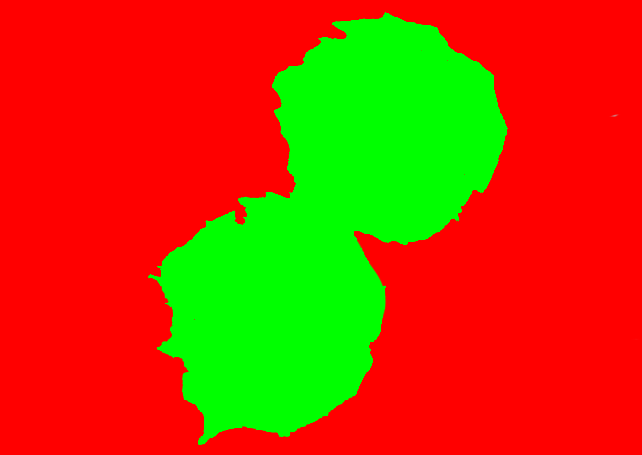
%> input picture examples/images/inputs-sem/rose3_sem.png, 642 x 455 px
$ octave main.m   (GNU Octave 9; MATLAB toolbox functions it lacks are replaced by stand-ins)
%> lines starting %> are read from the running program, lines starting %| are printed output that depends on the picture; in (x1, y1, x2, y2) boxes, pixels count from 0 and x2, y2 are one past the last pixel; in counts of white or black regions, pixels touching at a corner belong together; the program's own positions count from 1
### DSSImage_matlab/masktaking/fastguidedfilter.m
function q = fastguidedfilter(I, p, r, eps, s)
%   GUIDEDFILTER   O(1) time implementation of guided filter.
%
%   - guidance image: I (should be a gray-scale/single channel image)
%   - filtering input image: p (should be a gray-scale/single channel image)
%   - local window radius: r
%   - regularization parameter: eps
%   - subsampling ratio: s (try s = r/4 to s=r)

I_sub = imresize(I, 1/s, 'nearest'); % NN is often enough
p_sub = imresize(p, 1/s, 'nearest');
r_sub = r / s; % make sure this is an integer

[hei, wid] = size(I_sub);
N = boxfilter(ones(hei, wid), r_sub); % the size of each local patch; N=(2r+1)^2 except for boundary pixels.

mean_I = boxfilter(I_sub, r_sub) ./ N;
mean_p = boxfilter(p_sub, r_sub) ./ N;
mean_Ip = boxfilter(I_sub.*p_sub, r_sub) ./ N;
cov_Ip = mean_Ip - mean_I .* mean_p; % this is the covariance of (I, p) in each local patch.

mean_II = boxfilter(I_sub.*I_sub, r_sub) ./ N;
var_I = mean_II - mean_I .* mean_I;

a = cov_Ip ./ (var_I + eps);
b = mean_p - a .* mean_I;

mean_a = boxfilter(a, r_sub) ./ N;
mean_b = boxfilter(b, r_sub) ./ N;

mean_a = imresize(mean_a, [size(I, 1), size(I, 2)], 'bilinear'); % bilinear is recommended
mean_b = imresize(mean_b, [size(I, 1), size(I, 2)], 'bilinear');

q = mean_a .* I + mean_b;
end

### DSSImage_matlab/masktaking/boxfilter.m
function imDst = boxfilter(imSrc, r)

%   BOXFILTER   O(1) time box filtering using cumulative sum
%
%   - Definition imDst(x, y)=sum(sum(imSrc(x-r:x+r,y-r:y+r)));
%   - Running time independent of r;
%   - Equivalent to the function: colfilt(imSrc, [2*r+1, 2*r+1], 'sliding', @sum);
%   - But much faster.

[hei, wid] = size(imSrc);
imDst = zeros(size(imSrc));

%cumulative sum over Y axis
imCum = cumsum(imSrc, 1);
%difference over Y axis
imDst(1:r+1, :) = imCum(1+r:2*r+1, :);
imDst(r+2:hei-r, :) = imCum(2*r+2:hei, :) - imCum(1:hei-2*r-1, :);
imDst(hei-r+1:hei, :) = repmat(imCum(hei, :), [r, 1]) - imCum(hei-2*r:hei-r-1, :);

%cumulative sum over X axis
imCum = cumsum(imDst, 2);
%difference over Y axis
imDst(:, 1:r+1) = imCum(:, 1+r:2*r+1);
imDst(:, r+2:wid-r) = imCum(:, 2*r+2:wid) - imCum(:, 1:wid-2*r-1);
imDst(:, wid-r+1:wid) = repmat(imCum(:, wid), [1, r]) - imCum(:, wid-2*r:wid-r-1);
end

### DSSImage_matlab/masktaking/main.m
I=imread('../../examples/images/inputs-sem/rose3_sem.png');
%> I is the input picture: size 455x642x3 uint8; mean R, G, B 185.3, 69.7, 0
I_p=imread('../../examples/images/inputs/rose3.jpg');
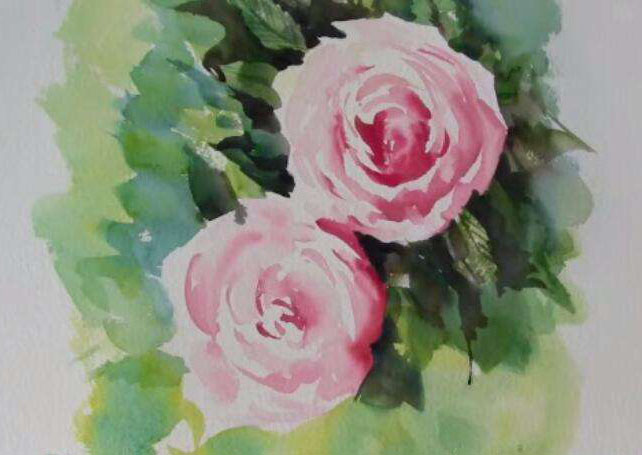
%> input picture images/inputs/rose3.jpg, 642 x 455 px
%> I_p is the input picture: size 455x642x3 uint8; mean R, G, B 143.4, 144.4, 129.2
I_prime=rgb2gray(I_p);
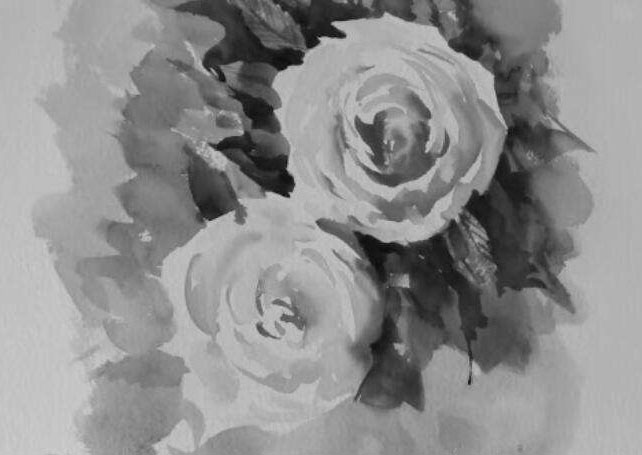
%> I_prime: size 455x642 uint8; min 1, max 208, mean 142.4
I_prime=cat(3,I_prime,I_prime,I_prime);
%> I_prime: size 455x642x3 uint8

[m,n,c]=size(I);
%> m = 455; n = 642; c = 3


bw_others=ones(m,n);

I1 = rgb2hsv(I);
%> I1: size 455x642x3 double; mean H, S, V 0.0912, 1, 0.999
h = I1(:, :, 1);
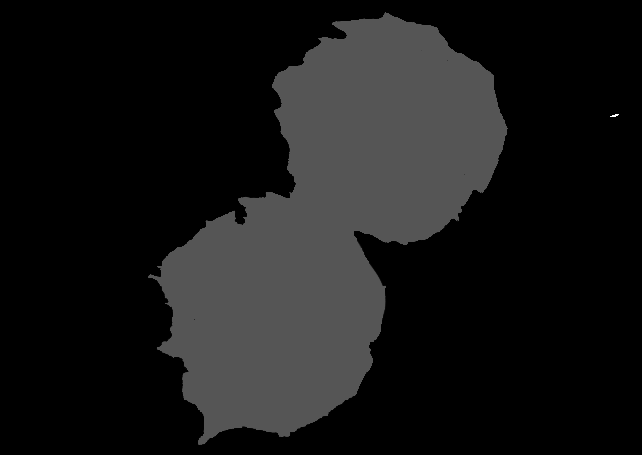
%> h: size 455x642 double; min 0, max 0.999, mean 0.0912

bw1 = im2bw(h, 0.4);
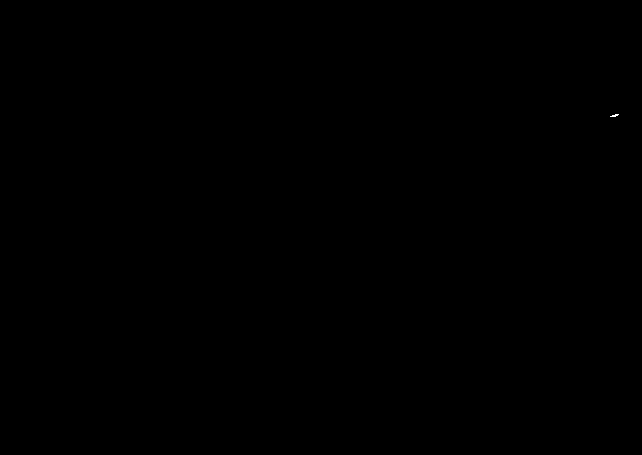
%> bw1: size 455x642 logical; 0.01% white in thin lines or dots, all inside (x1, y1, x2, y2) = (610, 114, 619, 117)
bw2 = im2bw(h, 0.8);
bw3=bw1-bw1.*bw2;
%> bw3: size 455x642 double; every value is 0
figure;
subplot(2,4,1);imshow(bw3);
% [4 lines of commented-out code are left out]

bw2 = cat(3, bw3, bw3, bw3);
%> bw2: size 455x642x3 double; every value is 0
I1 = I .* uint8(bw2);
%> I1: size 455x642x3 uint8; every value is 0

subplot(2, 4, 5); imshow(I1); title('???插?惧??', 'FontWeight', 'Bold');
bw_others=bw_others-bw3;
%> bw_others: size 455x642 double; every value is 1


bw1 = im2bw(h, 0.2);
%> bw1: size 455x642 logical; 27.3% white; 2 white regions (1 under 20 px), largest, box (x1, y1, x2, y2) and area: (148, 12, 508, 445) 79778
bw2 = im2bw(h, 0.4);
bw3=bw1-bw1.*bw2;
%> bw3: size 455x642 double; values 0 (black) and 1 (white), 27.3% white; 1 white region, box (x1, y1, x2, y2) and area: (148, 12, 508, 445) 79778

subplot(2,4,2);imshow(bw3);
% [4 lines of commented-out code are left out]

bw2 = cat(3, bw3, bw3, bw3);
%> bw2: size 455x642x3 double; mean H, S, V 0.273, 0.273, 0.273
I2 = I .* uint8(bw2);
%> I2: size 455x642x3 uint8; mean H, S, V 0, 69.6, 0
subplot(2, 4, 6); imshow(I2); title('???插?惧??', 'FontWeight', 'Bold');
bw_others=bw_others-bw3;


bw1 = im2bw(h, 0.1);
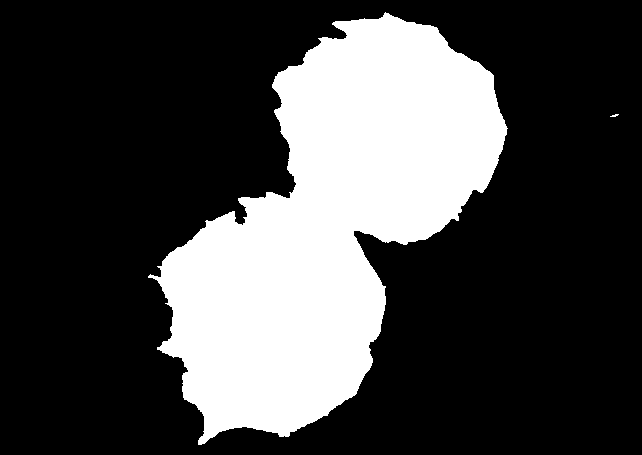
%> bw1: size 455x642 logical; 27.4% white; 2 white regions (1 under 20 px), largest, box (x1, y1, x2, y2) and area: (148, 12, 508, 445) 79894
bw2 = im2bw(h, 0.2);
bw3=bw1-bw1.*bw2;
%> bw3: size 455x642 double; values 0 (black) and 1 (white), 0.04% white in thin lines or dots, all inside (x1, y1, x2, y2) = (157, 17, 499, 441)
subplot(2,4,3);imshow(bw3);
% [4 lines of commented-out code are left out]
bw2 = cat(3, bw3, bw3, bw3);
%> bw2: size 455x642x3 double; mean H, S, V 0.000397, 0.000397, 0.000397
I3= I .* uint8(bw2);
%> I3: size 455x642x3 uint8; mean H, S, V 0.1, 0, 0
subplot(2, 4, 7); imshow(I3); title('???插?惧??', 'FontWeight', 'Bold');
bw_others=bw_others-bw3;
%> bw_others: size 455x642 double; values 0 (black) and 1 (white), 72.6% white; 1 black region, box (x1, y1, x2, y2) and area: (148, 12, 508, 445) 79894

bw3=zeros(m,n);
bw3(find(h<0.1))=1;
bw2 = cat(3, bw3, bw3, bw3);
%> bw2: size 455x642x3 double; mean H, S, V 0.726, 0.726, 0.726
I4= I .* uint8(bw2);
%> I4: size 455x642x3 uint8; mean H, S, V 185.2, 0.1, 0
subplot(2, 4, 4); imshow(I4); title('???插?惧??')

bw_others=bw_others-bw3;
bw2 = cat(3, bw_others, bw_others, bw_others); % ????妯℃??
%> bw2: size 455x642x3 double; mean H, S, V 5.48e-05, 5.48e-05, 5.48e-05
I5= I .* uint8(bw2);
%> I5: size 455x642x3 uint8; mean H, S, V 0, 0, 0

I6=0.6*I3+0.6*I2+0.6*I1+0.6*I4+0.6*I5+0.4*I_prime;
%> I6: size 455x642x3 uint8; mean H, S, V 168.1, 98.8, 57
% I6=0.6*I3+0.6*I2+0.6*I1+0.6*I4+0.6*I5+0.4*I_p;%colored
subplot(2, 4, 8); imshow(I6); title('result');


I = im2double(I_p);
%> I: size 455x642x3 double


 I_HE=I;
 tic

Ycbcr=rgb2ycbcr(I);
%> Ycbcr: size 455x642x3 double; mean of channels 1, 2, 3 0.542, 0.476, 0.505


Y=Ycbcr(:,:,1);
cb=Ycbcr(:,:,2);
cr=Ycbcr(:,:,3);
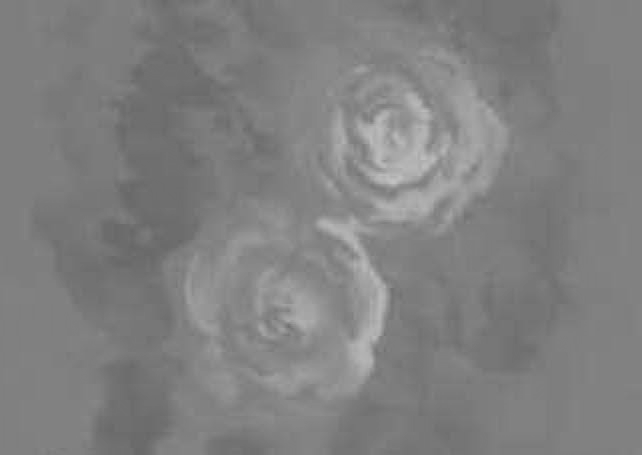
%> cr: size 455x642 double; min 0.406, max 0.761, mean 0.505
% figure(111);subplot(1,2,1);imshow(Y);subplot(1,2,2);imshow(L0/255);%yiyangde


hh=min([m n]);
%> hh = 455


sigma1=max([ 5 round(hh*1/200)]);%double(uint8(h*0.03));%小尺寸为图像大小的3%
%> sigma1 = 5
sigma2=round(hh*2/50);%double(uint8(h*0.13));%中尺寸为图像大小的13%
%> sigma2 = 18
sigma3=round(hh*1/10);%double(uint8(h*0.40));%大尺寸为图像大小的40%
%> sigma3 = 46
aa=3;
%%%%%%%%%%%%%%%%%%%%生成高斯模板%%%%%%%%%%%%%%%%

F1=fspecial('gaussian',[3*sigma1,3*sigma1],sigma1);
F2=fspecial('gaussian',[3*sigma2,3*sigma2],sigma2);
F3=fspecial('gaussian',[3*sigma3,3*sigma3],sigma3);

%%%%%%%%%%%%%%%%%%%%处理R通道%%%%%%%%%%%%%%%%%%%


[m,n]=size(I_p);
%> n = 1926

normL3=ones(m,n);
Rr=ones(m,n);refilteredRr=ones(m,n);exprefilteredRr=ones(m,n);change_refilteredRr=ones(m,n);
refilteredG=ones(m,n);change_refilteredG=ones(m,n);exprefilteredG=ones(m,n);


G=zeros(m,n);

% [9 lines of commented-out code are left out]

L1 = fastguidedfilter(Y,Y, 3*sigma1, .005, 3*sigma1);
%> call 7 of boxfilter, with r = 1
%> in boxfilter (call 7), `imDst(1:r+1, :) = imCum(1+r:2*r+1, :);`:
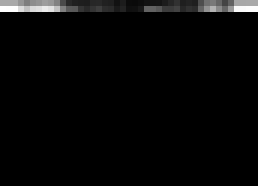
%> imDst: size 31x43 double (shown 6 times larger); min 0, max 1.99, mean 0.0522; drawn with min black and max white

mi1=min(L1(:));
%> mi1 = 0.109
ma1=max(L1(:));
%> ma1 = 0.735
L1=(L1-mi1)*1.0/(2.0-mi1);


I_light=im2uint8(cat(3,L1,L1,L1));

I7=0.5*I3+0.5*I2+0.5*I1+0.5*I4+0.5*I5+0.5*I_light;
figure;imshow(I6); title('result');

figure;imshow(I_light); title('result');

imwrite(I7,'../../examples/images/inputs-semlight/rose3_semlight.png');
